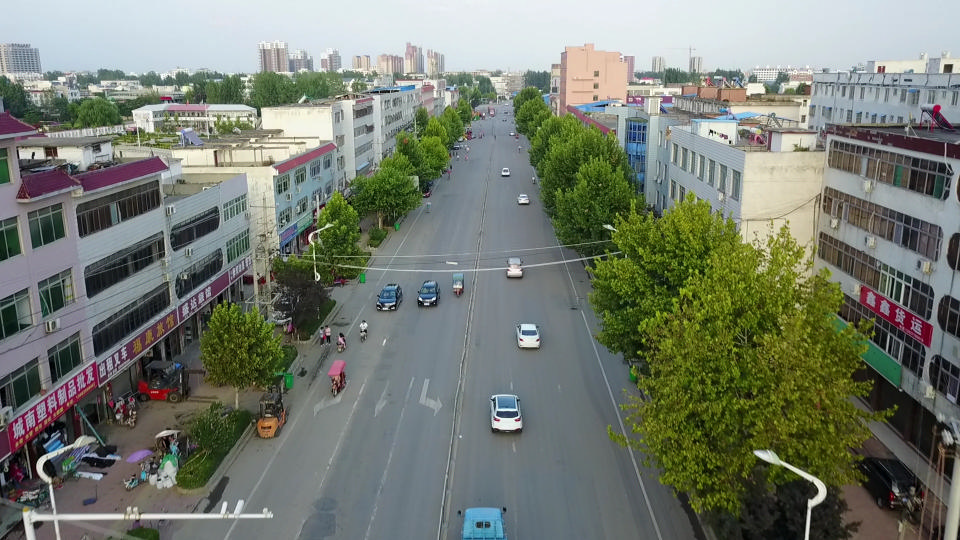
%> input picture feature_extract/data/orig.jpg, 960 x 540 px
$ octave fetch_fhog.m   (GNU Octave 9; MATLAB toolbox functions it lacks are replaced by stand-ins)
%> lines starting %> are read from the running program, lines starting %| are printed output that depends on the picture
### feature_extract/utils/fhog.m
function H = fhog( I, binSize, nOrients, clip, crop )
% Efficiently compute Felzenszwalb's HOG (FHOG) features.
%
% A fast implementation of the HOG variant used by Felzenszwalb et al.
% in their work on discriminatively trained deformable part models.
%  http://www.cs.berkeley.edu/~rbg/latent/index.html
% Gives nearly identical results to features.cc in code release version 5
% but runs 4x faster (over 125 fps on VGA color images).
%
% The computed HOG features are 3*nOrients+5 dimensional. There are
% 2*nOrients contrast sensitive orientation channels, nOrients contrast
% insensitive orientation channels, 4 texture channels and 1 all zeros
% channel (used as a 'truncation' feature). Using the standard value of
% nOrients=9 gives a 32 dimensional feature vector at each cell. This
% variant of HOG, refered to as FHOG, has been shown to achieve superior
% performance to the original HOG features. For details please refer to
% work by Felzenszwalb et al. (see link above).
%
% This function is essentially a wrapper for calls to gradientMag()
% and gradientHist(). Specifically, it is equivalent to the following:
%  [M,O] = gradientMag( I,0,0,0,1 ); softBin = -1; useHog = 2;
%  H = gradientHist(M,O,binSize,nOrients,softBin,useHog,clip);
% See gradientHist() for more general usage.
%
% This code requires SSE2 to compile and run (most modern Intel and AMD
% processors support SSE2). Please see: http://en.wikipedia.org/wiki/SSE2.
%
% USAGE
%  H = fhog( I, [binSize], [nOrients], [clip], [crop] )
%
% INPUTS
%  I        - [hxw] color or grayscale input image (must have type single)
%  binSize  - [8] spatial bin size
%  nOrients - [9] number of orientation bins
%  clip     - [.2] value at which to clip histogram bins
%  crop     - [0] if true crop boundaries
%
% OUTPUTS
%  H        - [h/binSize w/binSize nOrients*3+5] computed hog features
%
% EXAMPLE
%  I=imResample(single(imread('peppers.png'))/255,[480 640]);
%  tic, for i=1:100, H=fhog(I,8,9); end; disp(100/toc) % >125 fps
%  figure(1); im(I); V=hogDraw(H,25,1); figure(2); im(V)
%
% EXAMPLE
%  % comparison to features.cc (requires DPM code release version 5)
%  I=imResample(single(imread('peppers.png'))/255,[480 640]); Id=double(I);
%  tic, for i=1:100, H1=features(Id,8); end; disp(100/toc)
%  tic, for i=1:100, H2=fhog(I,8,9,.2,1); end; disp(100/toc)
%  figure(1); montage2(H1); figure(2); montage2(H2);
%  D=abs(H1-H2); mean(D(:))
%
% See also hog, hogDraw, gradientHist
%
% Piotr's Image&Video Toolbox      Version 3.23
% Copyright 2013 Piotr Dollar.  [pdollar-at-caltech.edu]
% Please email me if you find bugs, or have suggestions or questions!
% Licensed under the Simplified BSD License [see external/bsd.txt]

%Note: modified to be more self-contained

if( nargin<2 ), binSize=8; end
if( nargin<3 ), nOrients=9; end
if( nargin<4 ), clip=.2; end
if( nargin<5 ), crop=0; end

softBin = -1; useHog = 2; b = binSize;

[M,O]=gradientMex('gradientMag',I,0,1);

H = gradientMex('gradientHist',M,O,binSize,nOrients,softBin,useHog,clip);

if( crop ), e=mod(size(I),b)<b/2; H=H(2:end-e(1),2:end-e(2),:); end

end

### feature_extract/setup_paths.m
function setup_paths()

% Add the neccesary paths
[pathstr, name, ext] = fileparts(mfilename('fullpath'));

% Add utils
addpath([pathstr '\utils']);

### feature_extract/fetch_fhog.m
close all;
clear;
clc;

setup_paths();

cell_size = 6;
nOrients = 9;

nDim = 3*nOrients+5-1;

im_orig = imread('data/orig.jpg');
%> im_orig is the input picture: size 540x960x3 uint8; mean R, G, B 117.7, 123.9, 112.5
im_v13  = imread('data/orig_v13.jpg');
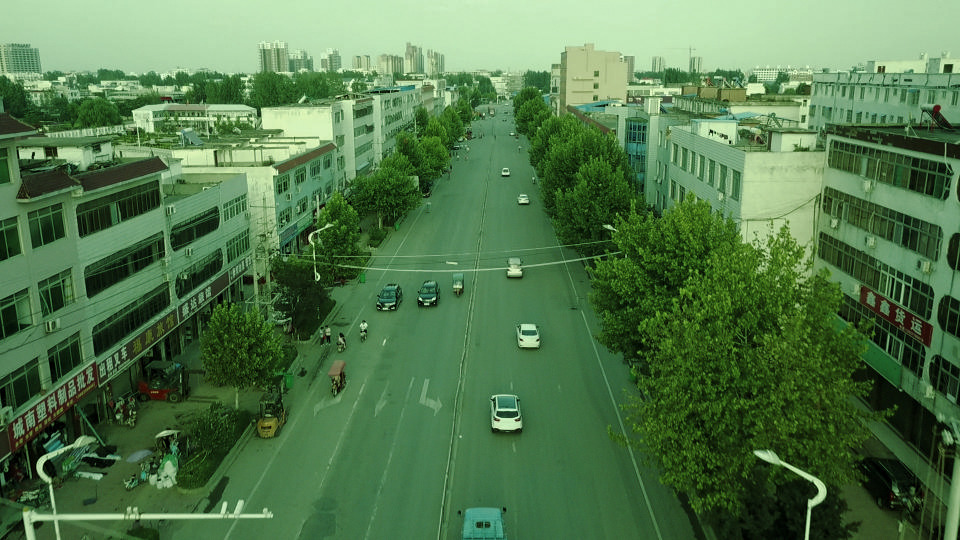
%> input picture feature_extract/data/orig_v13.jpg, 960 x 540 px
%> im_v13 is the input picture: size 540x960x3 uint8; mean R, G, B 82, 120, 75.4
im_v68  = imread('data/orig_v68.jpg');
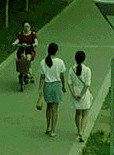
%> input picture feature_extract/data/orig_v68.jpg, 114 x 155 px
%> im_v68 is the input picture: size 155x114x3 uint8; mean R, G, B 69.1, 103.6, 51.9

[im_height, im_width, num_im_chan, num_images] = size(im_orig);
%> im_height = 540; im_width = 960; num_im_chan = 3; num_images = 1

f_fhog_orig = zeros(floor(im_height/cell_size), floor(im_width/cell_size), nDim, 'single');
f_fhog_v13  = zeros(floor(im_height/cell_size), floor(im_width/cell_size), nDim, 'single');
f_fhog_v68  = zeros(floor(im_height/cell_size), floor(im_width/cell_size), nDim, 'single');

hog_image_orig = fhog(single(im_orig), cell_size, nOrients);
%> the run ends on the next line
